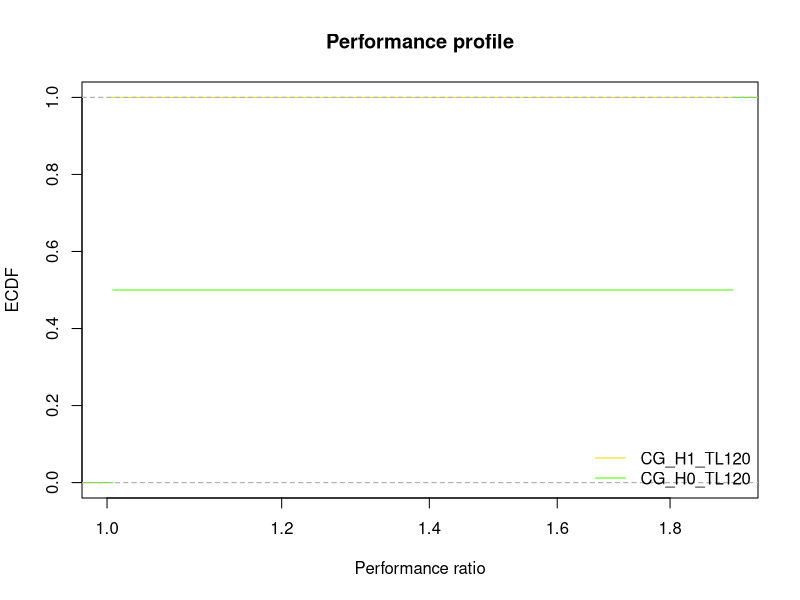
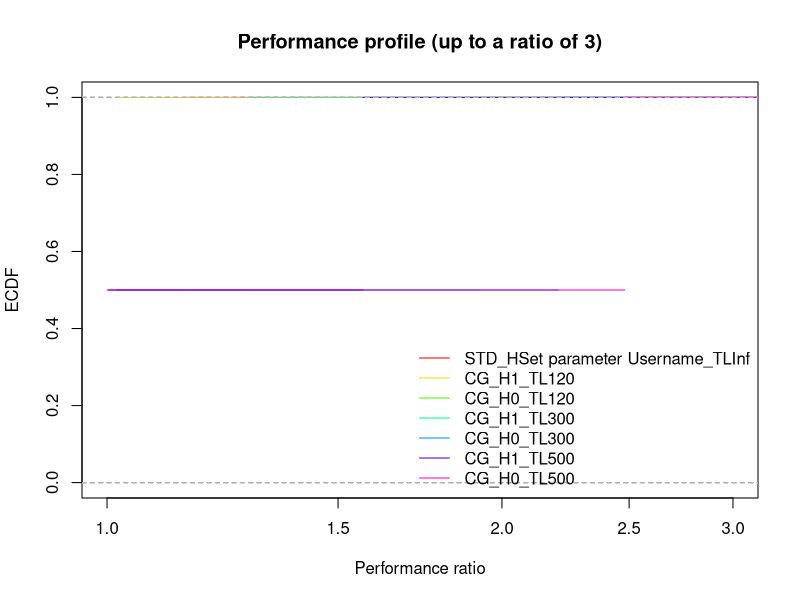

Write R code to recreate these figures, in order.
## ---- chunk 1
library(rmarkdown)
library(rmarkdown)
library(kableExtra)
library(tidyr)
## ---- chunk 2
results = read.csv("results.csv")
## ---- chunk 3
results = results[,-c(1,ncol(results))]
## ---- chunk 4
results[results$method == "STD",]$has_large_scaled = FALSE
## ---- chunk 5
paged_table(results)
## ---- chunk 6
results$solver = paste0(results$method, '_H', results$with_heuristic, '_TL', results$standard_TL)
solvers = as.data.frame(unique(results$solver))
colnames(solvers) = "solver"

colors = cbind(solvers, rainbow(nrow(solvers)))

time_limit = 3600
## ---- chunk 7
knitr::kable(solvers)
## ---- chunk 8
make_check_table = function (dataset) {

  objectives = spread(dataset[,c("instance", "solver", "best_obj")], key = solver, value = best_obj)
  
  stdev = apply(objectives, MARGIN = 1, FUN = function(row){
    values = row[-1]
    return (sd(values[which(!is.na(values))]))
  })
  
  values = apply(objectives, MARGIN = 1, FUN = function(row){
    values = row[-1]
    return (values)
    #return ( abs(values - median(values[which(!is.na(values))])) )
  })
  
  result = cbind( objectives$instance, as.data.frame(t(values)), as.data.frame(stdev) )
  
  colnames(result) = c( colnames(objectives), "stdev")
  
  return(result)
}

Table = make_check_table(results[results$total_time < time_limit,])
## ---- chunk 9
paged_table(Table)
## ---- chunk 10
paged_table(Table[!is.na(Table$stdev) & Table$stdev > 0,])
## ---- chunk 11

make_per_instance_table = function (dataset) {
  times = spread(dataset[,c("instance", "solver", "total_time")], key = solver, value = total_time)
  
  return (times)
}

table = make_per_instance_table(results)
knitr::kable(
    table,
    digits = c(0, matrix(2, nrow = length(solvers$solver)))
  ) %>%
    kable_classic()
## ---- chunk 12
performance_profile = function (dataset, xlim = NULL, main = "Performance profile") {

  times = spread(dataset[,c("instance", "solver", "total_time")], key = solver, value = total_time)
  times$time.best = apply(times[,-c(1)], 1, FUN = min)
  
  solver_names = data.frame(solver = unique(dataset$solver))
  
  times = na.omit(times)
  print("WARNING omitting NA")
  
  times[,-c(1,ncol(times))]
  
  ratios = times[,-c(1,ncol(times))] / times$time.best
  colnames(ratios) = paste0(colnames(ratios), ".ratio")
  
  worst_ratio = max(ratios)
  
  times = cbind(times, ratios)
  
  for (solver in solver_names$solver) {
    time_limit_filter = times[,solver] >= time_limit
    if ( sum(time_limit_filter) > 0 ) {
      times[time_limit_filter, paste0(solver, ".ratio")] = worst_ratio
    }
  }
  
  if (is.null(xlim)) {
    xlim = c(1, worst_ratio)
  }
  
  #par(mar = c(5,4,4,8))
  
  using_colors = NULL
  using_types = NULL
  
  last_ecdf = NULL
  
  index = 1
  for (solver in solver_names$solver) {
    
    plot_function = if (index == 1) function(...) { plot(..., log = 'x') } else lines
    
    profile = ecdf(times[,paste0(solver, ".ratio")])
    
    using_color =  colors[colors$solver == solver,2]
    using_colors = rbind(using_colors, using_color)
    using_type = "solid"
    if (using_color == "#00FFFFFF") {
      using_type = "dashed"
    }
    using_types = rbind(using_types, using_type)
    
    plot_function(profile, xlim = xlim, ylim = c(0,1), lty = using_type, cex = 0, col = using_color, main = "", xlab = "", ylab = "")
    
    index = index + 1
  }
  
  # Set the plot title
  title(main = main,
        xlab = "Performance ratio",
        ylab = "ECDF")
  
  # Set the plot legend
  legend(
    "bottomright",
    #inset=c(-.35, 0),
    legend = solver_names$solver,
    lty = using_types,
    col = using_colors,
    #cex = .5,
    #xpd = TRUE,
    bty = "n"
  )
}
## ---- chunk 13
performance_profile(results[results$solver == "STD_H0_TLInf" | results$solver == "CG_H1_TL120" | results$solver == "CG_H0_TL120",])
performance_profile(results, xlim = c(1,3), main = "Performance profile (up to a ratio of 3)")
